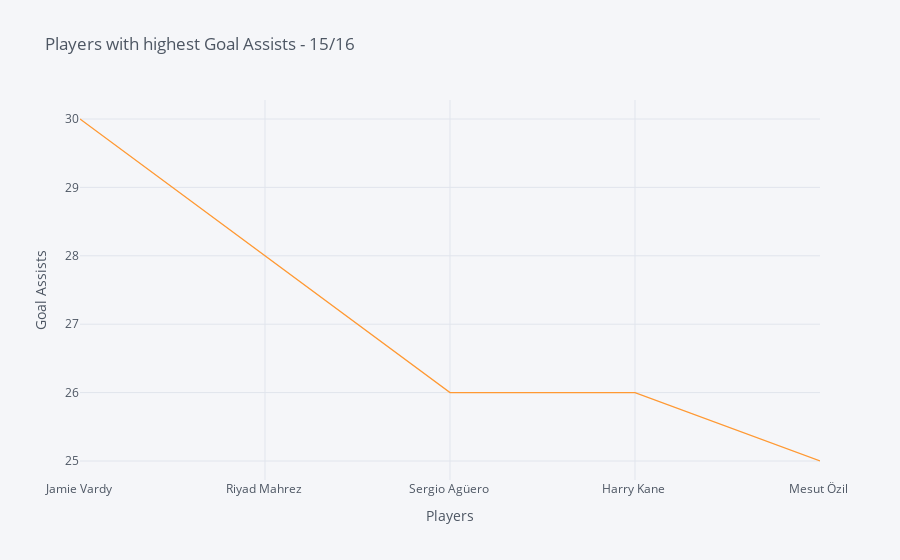

This figure's notebook cell:
### Code cell
#Creating a new column 'Assists'

pl16['Involvements'] = pl16['Goals'] + pl16['Assists']

# Selecting 5 players with the highest goal involvements

involvements = pl16.nlargest(5, 'Involvements')

involvements.iplot(x='Name',y='Involvements',title='Players with highest Goal Assists - 15/16 '
                   ,xTitle='Players',yTitle='Goal Assists')

### Figure 1 — Plotly figure (JSON) as saved in the notebook; plotly's stock layout.template omitted (floating-point values rounded to 4 significant figures)
{"data": [{"line": {"color": "rgba(255, 153, 51, 1.0)", "dash": "solid", "shape": "linear", "width": 1.3}, "mode": "lines", "name": "Involvements", "text": "", "type": "scatter", "x": ["Jamie Vardy ", "Riyad Mahrez ", "Sergio Agüero ", "Harry Kane ", "Mesut Özil "], "y": [30, 28, 26, 26, 25]}], "layout": {"legend": {"bgcolor": "#F5F6F9", "font": {"color": "#4D5663"}}, "paper_bgcolor": "#F5F6F9", "plot_bgcolor": "#F5F6F9", "title": {"font": {"color": "#4D5663"}, "text": "Players with highest Goal Assists - 15/16 "}, "xaxis": {"gridcolor": "#E1E5ED", "showgrid": true, "tickfont": {"color": "#4D5663"}, "title": {"font": {"color": "#4D5663"}, "text": "Players"}, "zerolinecolor": "#E1E5ED"}, "yaxis": {"gridcolor": "#E1E5ED", "showgrid": true, "tickfont": {"color": "#4D5663"}, "title": {"font": {"color": "#4D5663"}, "text": "Goal Assists"}, "zerolinecolor": "#E1E5ED"}}}
